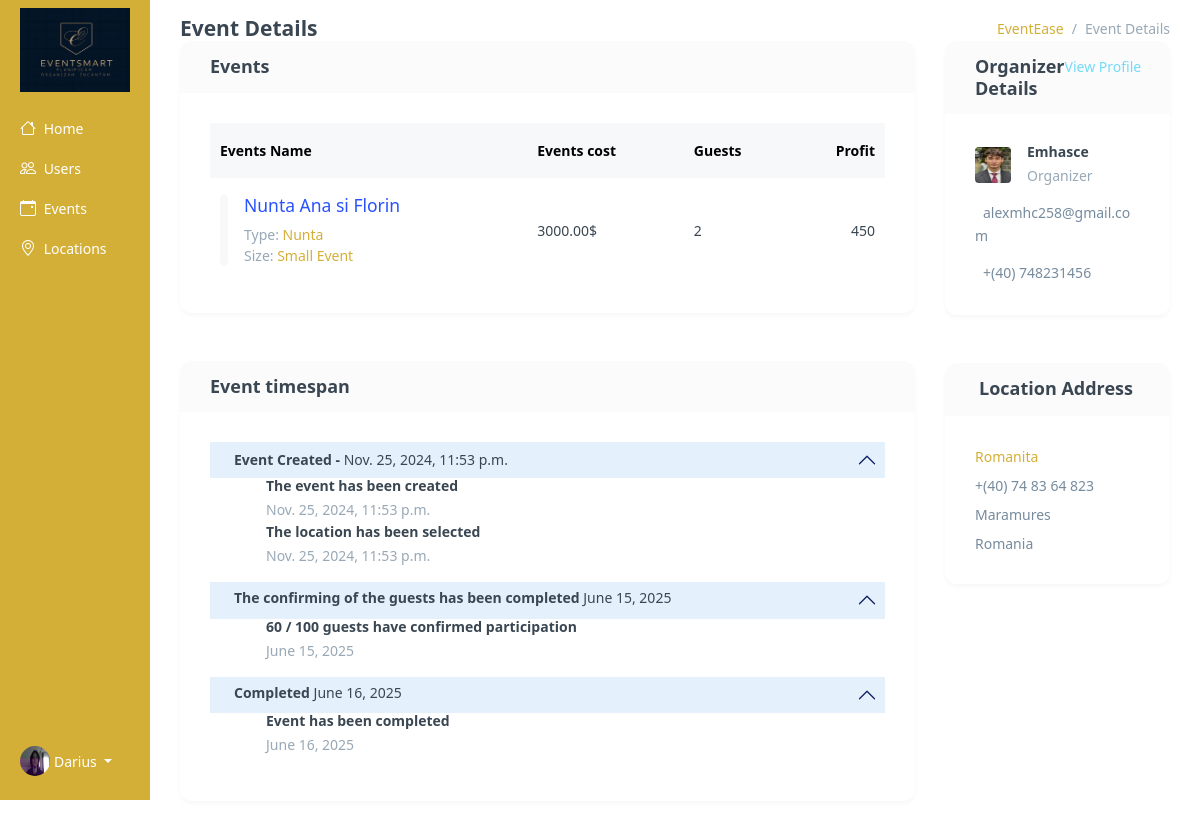
Page /admin-view-event/Nunta Ana si Florin/ (signed in) on the earlier database version.
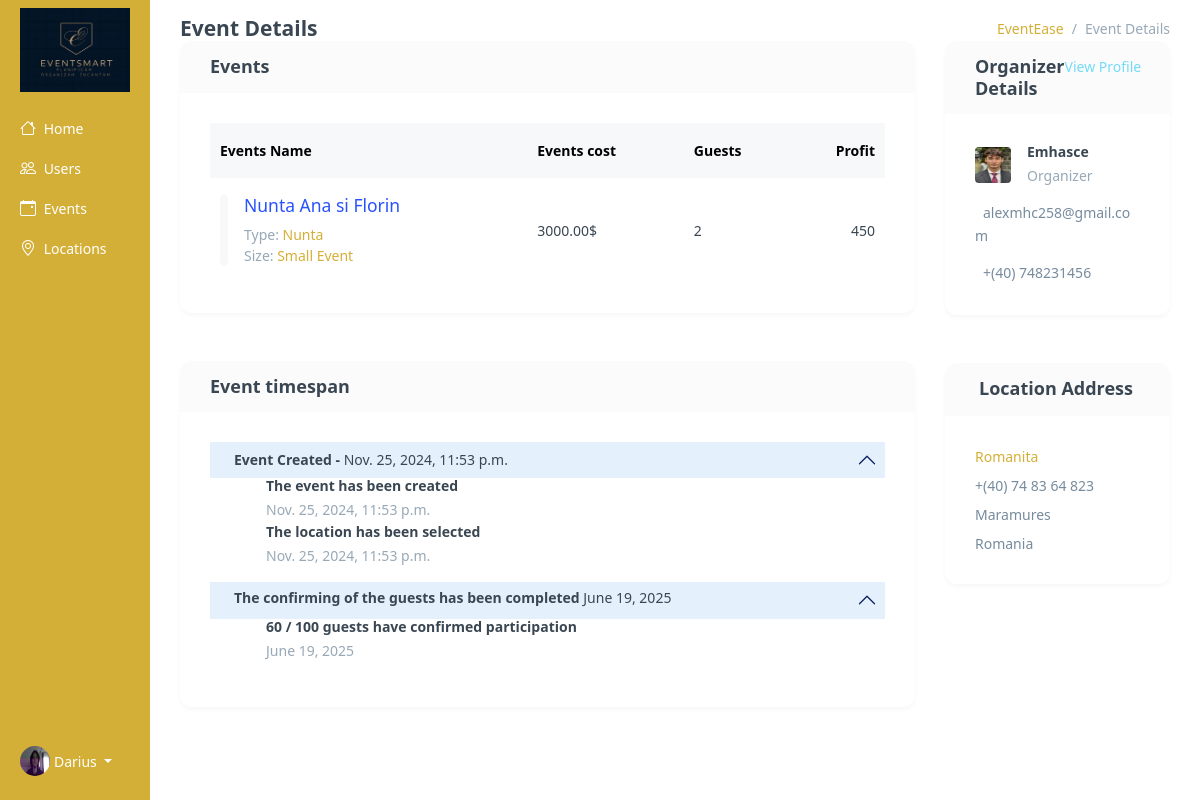
Same page on the later database version.
### base/models.py (models this page shows, shortened)
class Event(models.Model):
    location = models.ForeignKey(Location, on_delete=models.SET_NULL, null=True, blank=True)
    event_name = models.CharField(max_length=100)
    event_date = models.DateField()
    event_time = models.TimeField()
    event_description = models.TextField(null=True, blank=True)
    created_at = models.DateTimeField(auto_now_add=True)
    guests = models.ManyToManyField(Guests, related_name='events', blank=True)
    completed = models.BooleanField(default=False)
    types = models.ManyToManyField(Type, blank=True)
    cost = models.DecimalField(max_digits=10, decimal_places=2, default=3000)
    updated_at = models.DateTimeField(auto_now=True)
    is_canceled = models.BooleanField(default=False)
    organized_by = models.ForeignKey(
        User,
        on_delete=models.CASCADE,
        related_name="organized_events",
        blank=True,
        null=True
    )

class Type(models.Model):
    name = models.CharField(max_length=100)
    def __str__(self):
        return self.name

class Profile(models.Model):
    user = models.ForeignKey(User, on_delete=models.CASCADE, null=True, blank=True)
    username = models.CharField(max_length=150, unique=True)
    password = models.CharField(max_length=128)
    email = models.EmailField()
    description = models.TextField(null=True, blank=True)
    photo = models.ImageField(upload_to='profile_photos/', null=True, blank=True, default="poze_invitati/male.png")
    cv_file = models.FileField(upload_to='cv_folder', null=True, blank=True)
    approved = models.BooleanField(default=False)
    number = models.CharField(max_length=15,default="+(40) 748364823")
    age = models.IntegerField(default=20)
    first_name = models.CharField(null=True, blank=True,max_length=15)
    last_name = models.CharField(null=True, blank=True,max_length=15)
    location = models.CharField(null=True, blank=True,max_length=60)
    street = models.CharField(null=True, blank=True,max_length=100)
    zip_code = models.CharField(null=True, blank=True,max_length=10)
    facebook = models.CharField(null=True, blank=True,max_length=100)
    instagram = models.CharField(null=True, blank=True,max_length=100)
    work_link = models.CharField(null=True, blank=True,max_length=100)
    google_link = models.CharField(null=True, blank=True,max_length=100)
    country = models.CharField(null=True, blank=True,max_length=100)
    created_at = models.DateTimeField(auto_now_add=True)
    USER_TYPE_CHOICES = (
        ('admin', 'Admin'),
        ('organizer', 'Organizer'),
        ('guest', 'Guest'),
        ('staff', 'Staff')
    )
    user_type = models.CharField(
        max_length=20,
        choices=USER_TYPE_CHOICES,
        default='guest'
    )

### base/views.py (the view)
@login_required(login_url='login')
def admin_view_events(request, pk):
    if not request.user.is_superuser:
        return HttpResponseForbidden("You do not have permission to access this page.")
    event = Event.objects.get(event_name=pk)
    guests_count = event.guests.count()
    location = Location.objects.get(event=event)
    next_day = event.event_date + timedelta(days=1)
    context = {
        'next_day':next_day,
        'location':location,
        'event':event,
        'guests_count':guests_count
    }
    return render(request, 'base/admin-view-event.html', context)

### base/context_processors.py (called while the page is built)
def media_url(request):
    return {
        'MEDIA_URL': settings.MEDIA_URL
    }

### base/templates/base/admin-view-event.html (shortened to what the changed rows need)
{% extends 'main.html' %}
{% block content %}
<div class="container-fluid">
    <div class="row flex-nowrap">
        <div class="col py-3 events view">
            <div class="container-fluid">
                <div class="row">
                    <div class="col-xl-9">
                        <div class="card mb-5">
                            <div class="card-body">
                                <div class="table-responsive table-card">
                                    <table class="table table-nowrap align-middle table-borderless mb-0">
                                        <thead class="table-light text-muted">
                                            <tr>
                                                <th scope="col">Events Name</th>
                                                <th scope="col">Events cost</th>
                                                <th scope="col">Guests</th>
                                                <th scope="col" class="text-end">Profit</th>
                                            </tr>
                                        </thead>
                                        <tbody>
                                            <tr>
                                                <td>
                                                    <div class="d-flex">
                                                        <div class="flex-grow-1 ms-3">
                                                            <h5 class="fs-15"><a href="#" class="link-primary" style="color:#D4AF37;"> {{ event.event_name }} </a></h5>
                                                            <p class="text-muted mb-0">Type: <span class="fw-medium"> {{ event.types.all|join:", " }} </span></p>
                                                        </div>
                                                    </div>
                                                </td>
                                                <td> {{ event.cost }}$ </td>
                                                <td>{{ guests_count }}</td>
                                                <td class="fw-medium text-end">
                                                    {% widthratio event.cost 100 15 %}
                                                </td>
                                            </tr>
                                        </tbody>
                                    </table>
                                </div>
                            </div>
                        </div>
                        <div class="card">
                            <div class="card-body">
                                <div class="profile-timeline">
                                    <div class="accordion accordion-flush" id="accordionFlushExample">
                                        <div class="accordion-item border-0">
                                            <div class="accordion-header" id="headingOne">
                                                <a class="accordion-button p-2 shadow-none" data-bs-toggle="collapse" href="#collapseOne" aria-expanded="true" aria-controls="collapseOne">
                                                    <div class="d-flex align-items-center">
                                                        <div class="flex-grow-1 ms-3">
                                                            <h6 class="fs-15 mb-0 fw-semibold">Event Created - <span class="fw-normal"> {{ event.created_at }} </span></h6>
                                                        </div>
                                                    </div>
                                                </a>
                                            </div>
                                            <div id="collapseOne" class="accordion-collapse collapse show" aria-labelledby="headingOne" data-bs-parent="#accordionExample">
                                                <div class="accordion-body ms-2 ps-5 pt-0">
                                                    <h6 class="mb-1">The event has been created</h6>
                                                    <p class="text-muted">{{ event.created_at }}</p>
                                                    <h6 class="mb-1">The location has been selected</h6>
                                                    <p class="text-muted mb-0">{{ event.created_at }}</p>
                                                </div>
                                            </div>
                                        </div>
                                        <div class="accordion-item border-0">
                                            <div class="accordion-header" id="headingTwo">
                                                <a class="accordion-button p-2 shadow-none" data-bs-toggle="collapse" href="#collapseTwo" aria-expanded="false" aria-controls="collapseTwo">
                                                    <div class="d-flex align-items-center">
                                                        <div class="flex-grow-1 ms-3">
                                                            <h6 class="fs-15 mb-1 fw-semibold">The confirming of the guests has been completed <span class="fw-normal">{{ event.event_date }}</span></h6>
                                                        </div>
                                                    </div>
                                                </a>
                                            </div>
                                            <div id="collapseTwo" class="accordion-collapse collapse show" aria-labelledby="headingTwo" data-bs-parent="#accordionExample">
                                                <div class="accordion-body ms-2 ps-5 pt-0">
                                                    <h6 class="mb-1">60 / 100 guests have confirmed participation</h6>
                                                    <p class="text-muted mb-0">{{ event.event_date }}</p>
                                                </div>
                                            </div>
                                        </div>
                                        {% if event.completed == True %}
                                        <div class="accordion-item border-0">
                                            <div class="accordion-header" id="headingThree">
                                                <a class="accordion-button p-2 shadow-none" data-bs-toggle="collapse" href="#collapseThree" aria-expanded="false" aria-controls="collapseThree">
                                                    <div class="d-flex align-items-center">
                                                        <div class="flex-grow-1 ms-3">
                                                            <h6 class="fs-15 mb-1 fw-semibold">Completed <span class="fw-normal">{{ next_day }}</span></h6>
                                                        </div>
                                                    </div>
                                                </a>
                                            </div>
                                            <div id="collapseThree" class="accordion-collapse collapse show" aria-labelledby="headingThree" data-bs-parent="#accordionExample">
                                                <div class="accordion-body ms-2 ps-5 pt-0">
                                                    <h6 class="mb-1">Event has been completed</h6>
                                                    <p class="text-muted mb-0">{{ next_day }}</p>
                                                </div>
                                            </div>
                                        </div>
                                        {% endif %}
                                    </div>
                                </div>
                            </div>
                        </div>
                    </div>
                    <div class="col-xl-3">
                        <div class="card mb-5">
                            <div class="card-body">
                                <ul class="list-unstyled mb-0 vstack gap-3">
                                    <li>
                                        <div class="d-flex align-items-center">
                                            <div class="flex-shrink-0">
                                                <img style="width:3vw; height:3vw;" src="{{ event.organized_by.profile_set.first.photo.url }}" alt="" class="avatar-sm rounded material-shadow">
                                            </div>
                                            <div class="flex-grow-1 ms-3">
                                                <h6 class="fs-14 mb-1"> {{ event.organized_by }} </h6>
                                                <p class="text-muted mb-0">Organizer</p>
                                            </div>
                                        </div>
                                    </li>
                                    <li> {{ event.organized_by.profile_set.first.email }} </li>
                                    <li> {{ event.organized_by.profile_set.first.number }} </li>
                                </ul>
                            </div>
                        </div>
                    </div>
                </div>
            </div>
        </div>
    </div>
</div>
{% endblock content %}

Differences in the rows shown:
changed Event "Nunta Ana si Florin": event_date "June 15, 2025" → "June 19, 2025"; completed True → False (drawn)
Other differences:
{{ next_day }}: "June 16, 2025" → (not shown)
text no longer shown: "Completed Event has been completed"
